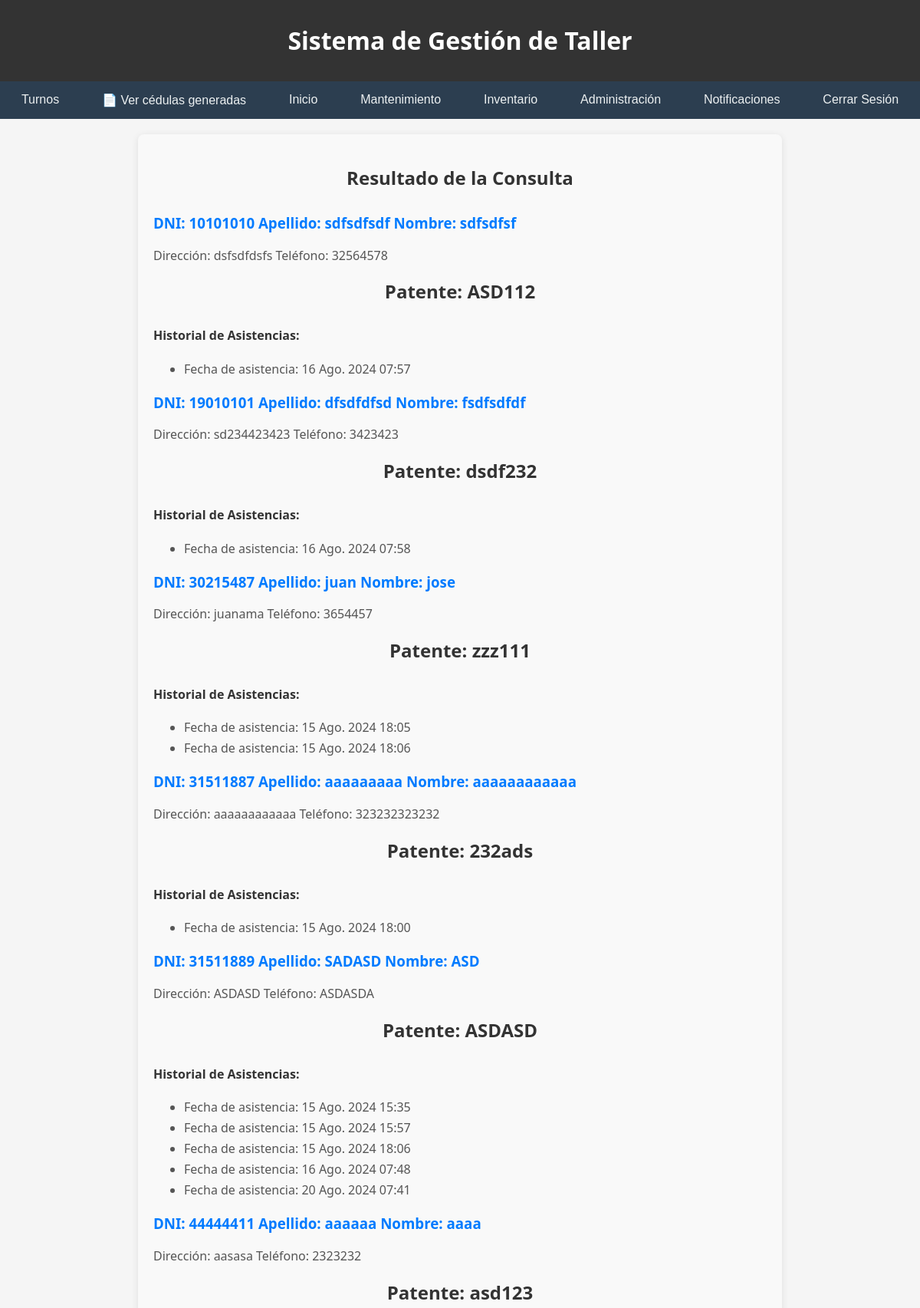
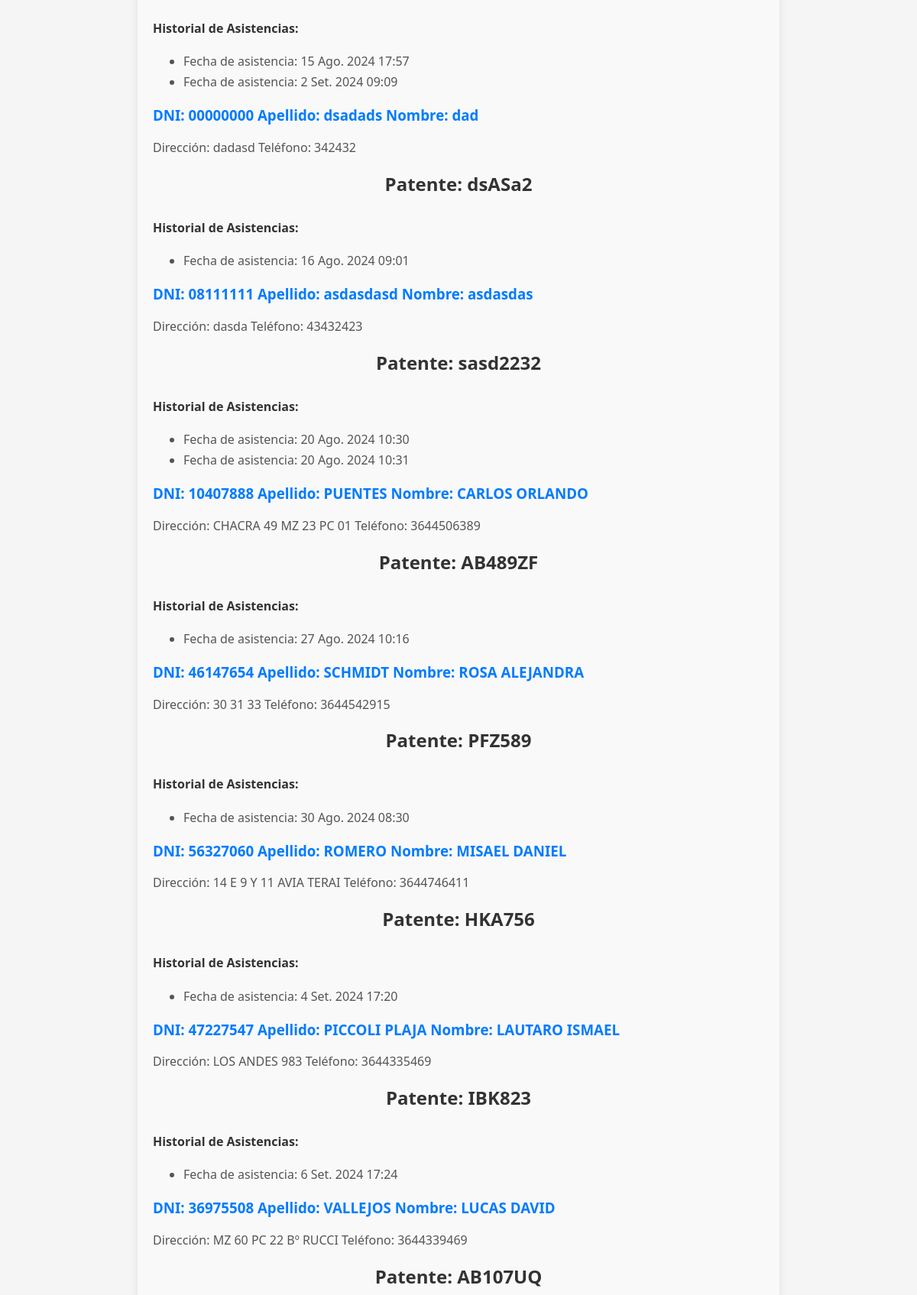
Page /discapacidad/consulta/ (signed in, upper part) on the committed database (2 pictures, top to bottom).
### apps/discapacidad/models.py (models this page shows, shortened)
class Discapacitado(models.Model):
    dni = models.CharField(max_length=8, primary_key=True)
    apellido = models.CharField(max_length=100)
    nombre = models.CharField(max_length=100)
    direccion = models.CharField(max_length=255)
    telefono = models.CharField(max_length=15)
    numero_patente = models.CharField(max_length=10, unique=True)
    tutor_dni = models.CharField(max_length=8, null=True, blank=True)
    tutor_apellido = models.CharField(max_length=100, null=True, blank=True)
    tutor_nombre = models.CharField(max_length=100, null=True, blank=True)
    tutor_relacion = models.CharField(max_length=100, null=True, blank=True)

class Asistencia(models.Model):
    discapacitado = models.ForeignKey(Discapacitado, on_delete=models.CASCADE, related_name='asistencias')
    fecha_asistencia = models.DateTimeField(default=timezone.now)

### apps/discapacidad/views.py (the view)
# urls.py: path('consulta/', views.consulta_discapacitado, name='consulta'),
@login_required
def consulta_discapacitado(request):
    dni = request.GET.get('dni')
    numero_patente = request.GET.get('numero_patente')
    query = Q()
    if dni:
        query |= Q(dni=dni)
    if numero_patente:
        query |= Q(numero_patente__iexact=numero_patente)
    discapacitados = Discapacitado.objects.filter(query)
    if discapacitados.exists():
        return render(request, 'discapacidad/resultado_consulta.html', {'discapacitados': discapacitados})
    else:
        messages.error(request, "No se encontró ningún discapacitado con los datos proporcionados.")
        return redirect('discapacidad:index')

### apps/discapacidad/templates/discapacidad/resultado_consulta.html (shortened to what this page needs)
{% extends 'base.html' %}
{% load static %}
{% block extra_css %}
<link rel="stylesheet" type="text/css" href="{% static 'css/discapacitado.css' %}">
{% endblock %}
{% block content %}
<div class="resultado-consulta-container">
    <h2>Resultado de la Consulta</h2>
    {% for discapacitado in discapacitados %}
        <h3>DNI: {{ discapacitado.dni }}   Apellido: {{ discapacitado.apellido }}   Nombre: {{ discapacitado.nombre }} </h3>
        <p>Dirección: {{ discapacitado.direccion }}   Teléfono: {{ discapacitado.telefono }} </p>
        <h2>Patente: {{ discapacitado.numero_patente }}</h2>
        <h4>Historial de Asistencias:</h4>
        <ul>
            {% for asistencia in discapacitado.asistencias.all %}
                <li>Fecha de asistencia: {{ asistencia.fecha_asistencia }}</li>
            {% empty %}
                <li>No hay registros de asistencia.</li>
            {% endfor %}
        </ul>
    {% endfor %}
</div>
{% endblock %}

### taller/static/css/styles.css (style rules this page uses)
body { font-family: 'Segoe UI', Tahoma, Geneva, Verdana, sans-serif; background-color: #f5f5f5; color: #333; margin: 0; padding: 0; }

### taller/static/css/discapacitado.css (style rules this page uses)
.resultado-consulta-container { max-width: 800px; margin: 0 auto; padding: 20px; background-color: #f9f9f9; border-radius: 8px; box-shadow: 0 2px 10px rgba(0, 0, 0, 0.1); }
.resultado-consulta-container h2 { text-align: center; color: #333; margin-bottom: 30px; }
.resultado-consulta-container h3 { color: #007bff; margin-top: 20px; }
.resultado-consulta-container p { margin: 5px 0; font-size: 16px; color: #555; }
.resultado-consulta-container h4 { margin-top: 20px; color: #333; }
.resultado-consulta-container ul { list-style-type: disc; margin-left: 20px; margin-top: 10px; padding-left: 20px; }
.resultado-consulta-container ul li { margin-bottom: 5px; font-size: 16px; color: #555; }

### rows in the picture
Discapacitado: dni "10101010", apellido "sdfsdfsdf", nombre "sdfsdfsf", direccion "dsfsdfdsfs", telefono "32564578", numero_patente "ASD112"
Asistencia: fecha_asistencia "16 Ago. 2024 07:57"
Discapacitado: dni "19010101", apellido "dfsdfdfsd", nombre "fsdfsdfdf", direccion "sd234423423", telefono "3423423", numero_patente "dsdf232"
Asistencia: fecha_asistencia "16 Ago. 2024 07:58"
Discapacitado: dni "30215487", apellido "juan", nombre "jose", direccion "juanama", telefono "3654457", numero_patente "zzz111"
Asistencia: fecha_asistencia "15 Ago. 2024 18:05"
Asistencia: fecha_asistencia "15 Ago. 2024 18:06"
Discapacitado: dni "31511887", apellido "aaaaaaaaa", nombre "aaaaaaaaaaaa", direccion "aaaaaaaaaaaa", telefono "323232323232", numero_patente "232ads"
Asistencia: fecha_asistencia "15 Ago. 2024 18:00"
Discapacitado: dni "31511889", apellido "SADASD", nombre "ASD", direccion "ASDASD", telefono "ASDASDA", numero_patente "ASDASD"
Asistencia: fecha_asistencia "15 Ago. 2024 15:35"
Asistencia: fecha_asistencia "15 Ago. 2024 15:57"
Asistencia: fecha_asistencia "15 Ago. 2024 18:06"
Asistencia: fecha_asistencia "16 Ago. 2024 07:48"
Asistencia: fecha_asistencia "20 Ago. 2024 07:41"
Discapacitado: dni "44444411", apellido "aaaaaa", nombre "aaaa", direccion "aasasa", telefono "2323232", numero_patente "asd123"
Asistencia: fecha_asistencia "15 Ago. 2024 17:57"
Asistencia: fecha_asistencia "2 Set. 2024 09:09"
Discapacitado: dni "00000000", apellido "dsadads", nombre "dad", direccion "dadasd", telefono "342432", numero_patente "dsASa2"
Asistencia: fecha_asistencia "16 Ago. 2024 09:01"
Discapacitado: dni "08111111", apellido "asdasdasd", nombre "asdasdas", direccion "dasda", telefono "43432423", numero_patente "sasd2232"
Asistencia: fecha_asistencia "20 Ago. 2024 10:30"
Asistencia: fecha_asistencia "20 Ago. 2024 10:31"
Discapacitado: dni "10407888", apellido "PUENTES", nombre "CARLOS ORLANDO", direccion "CHACRA 49 MZ 23 PC 01", telefono "3644506389", numero_patente "AB489ZF"
Asistencia: fecha_asistencia "27 Ago. 2024 10:16"
Discapacitado: dni "46147654", apellido "SCHMIDT", nombre "ROSA ALEJANDRA", direccion "30 31 33", telefono "3644542915", numero_patente "PFZ589"
Asistencia: fecha_asistencia "30 Ago. 2024 08:30"
Discapacitado: dni "56327060", apellido "ROMERO", nombre "MISAEL DANIEL", direccion "14 E 9 Y 11 AVIA TERAI", telefono "3644746411", numero_patente "HKA756"
Asistencia: fecha_asistencia "4 Set. 2024 17:20"
Discapacitado: dni "47227547", apellido "PICCOLI PLAJA", nombre "LAUTARO ISMAEL", direccion "LOS ANDES 983", telefono "3644335469", numero_patente "IBK823"
Asistencia: fecha_asistencia "6 Set. 2024 17:24"
Discapacitado: dni "36975508", apellido "VALLEJOS", nombre "LUCAS DAVID", direccion "MZ 60 PC 22 Bº RUCCI", telefono "3644339469", numero_patente "AB107UQ"
